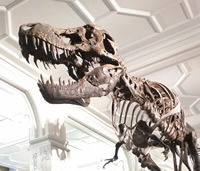
#> input picture DataDeduplication/example_data/image/images/dinosaur.jpg, 200 x 171 px
$ python -i shared.py   (imports and definitions only)
#> lines starting #> are read from the running program, lines starting #| are printed output that depends on the picture
from __future__ import annotations

import hashlib
import re
from itertools import combinations
from pathlib import Path
from typing import Any

from dedup_workflow_engine.utilities.vector import (
    bytes_hashing_vector,
    call_json_api_endpoint,
    config_enabled,
    cosine_similarity,
    missing_env_names,
    pairwise_topk,
)
from dedup_workflow_engine.operators.base import BaseOperator

# [58 lines left out: functions file_sha256, image_dimensions, not called in this run]

def load_grayscale_vector(path: Path, max_side: int = 64) -> list[float]:
    """Read an image and generate a fixed-size grayscale vector.

    Business logic:
        1. Prefer Pillow to convert to grayscale and resize to max_side.
        2. Parse P3 PPM and apply nearest-neighbor sampling when Pillow fails.
        3. Return grayscale values in the range 0 to 1.

    Args:
        path (Path): Image file path.
        max_side (int, optional): Output grayscale side length. Defaults to 64.

    Returns:
        list[float]: Fixed-size grayscale vector, or an empty list when reading fails.

    Examples:
        >>> load_grayscale_vector(Path("image.png"))  # doctest: +SKIP
        [0.0]
    """
#> called with max_side = 64
    try:
        from PIL import Image  # type: ignore

        with Image.open(path) as image:
#> image is the input picture: PIL image 200x171 RGB; mean R, G, B 188.9, 179.9, 173
            grayscale = image.convert("L")
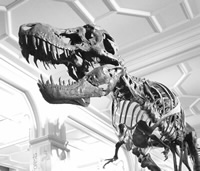
#> grayscale: PIL image 200x171 L; min 4, max 255, mean 181.8
            grayscale.thumbnail((max_side, max_side))
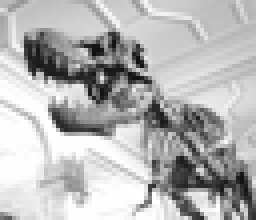
#> grayscale: PIL image 64x55 L (shown 4 times larger); min 14, max 255, mean 181.8
            resized = grayscale.resize((max_side, max_side))
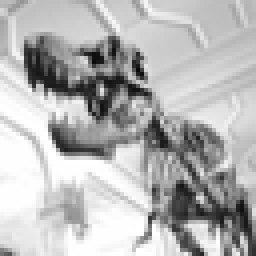
#> resized: PIL image 64x64 L (shown 4 times larger); min 8, max 255, mean 181.8
            return [value / 255.0 for value in resized.getdata()]
    except Exception:
        ppm = read_ppm(path)
        if ppm is None:  # Return an empty vector when no image-decoding path is available.
            return []
        width, height, pixels = ppm
        values = []
        for y in range(max_side):  # Sample source pixels by output row.
            src_y = min(height - 1, int(y * height / max_side))
            for x in range(max_side):  # Sample source pixels by output column.
                src_x = min(width - 1, int(x * width / max_side))
                r, g, b = pixels[src_y * width + src_x]
                values.append((0.299 * r + 0.587 * g + 0.114 * b) / 255.0)
        return values

# [240 lines left out: functions simple_ssim, image_local_embedding, average_hash, read_ppm, fuse_image_edges, image_reason_weight, not called in this run]

>>> result = load_grayscale_vector('../../../../../DataDeduplication/example_data/image/images/dinosaur.jpg')
#> result = 4096 values, max 1 at index 1794, min 0.0314 at index 1122, mean 0.713

$ run again, on DataDeduplication/example_data/image/images/docx_jpg.jpg
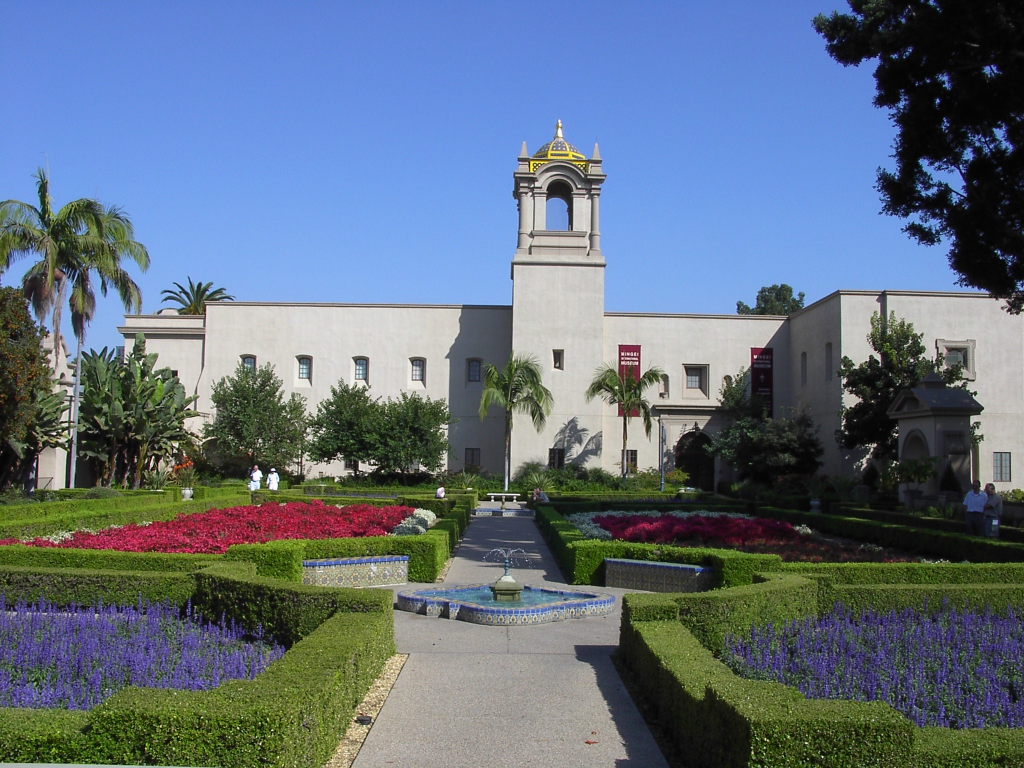
#> input picture DataDeduplication/example_data/image/images/docx_jpg.jpg, 2048 x 1536 px (shown at 1/2 size)
#> in load_grayscale_vector, image is the input picture: PIL image 2048x1536 RGB; mean R, G, B 97.2, 111.8, 127.5
#> in load_grayscale_vector, `grayscale = image.convert("L")`:
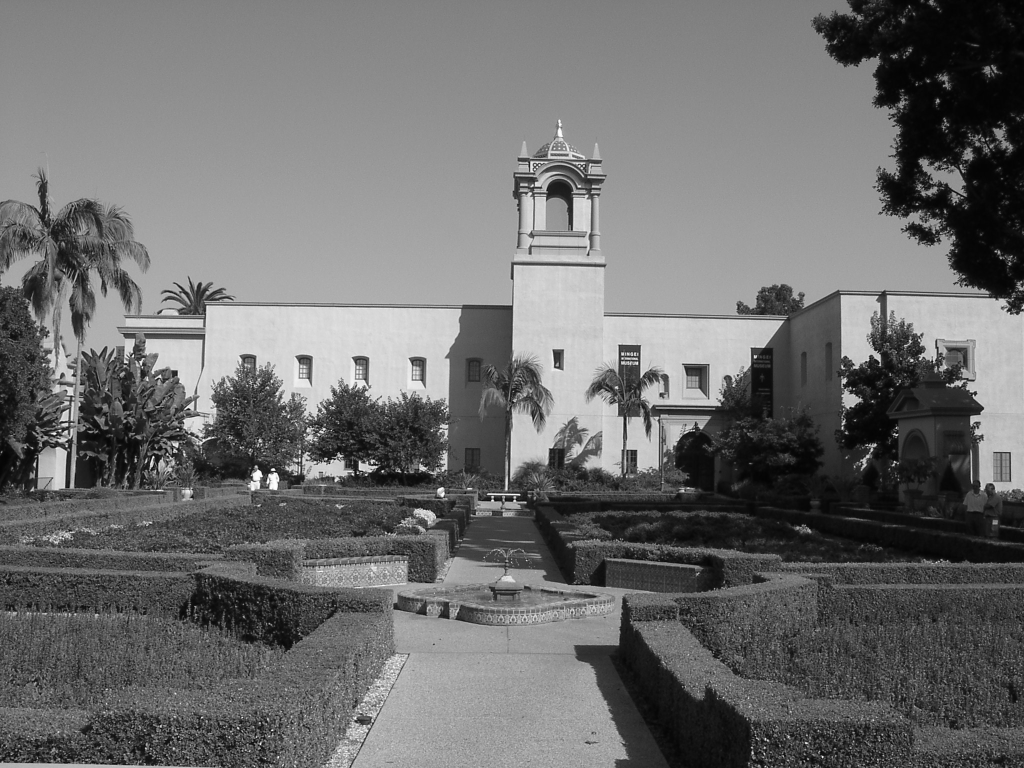
#> grayscale: PIL image 2048x1536 L (shown at 1/2 size); min 0, max 255, mean 109.2
#> in load_grayscale_vector, `resized = grayscale.resize((max_side, max_side))`:
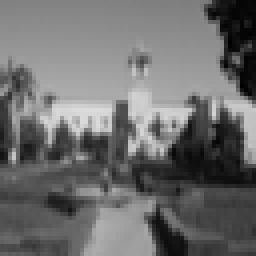
#> resized: PIL image 64x64 L (shown 4 times larger); min 1, max 220, mean 109.2
#> result = 4096 values, max 0.863 at index 1747, min 0.00392 at index 697, mean 0.428
